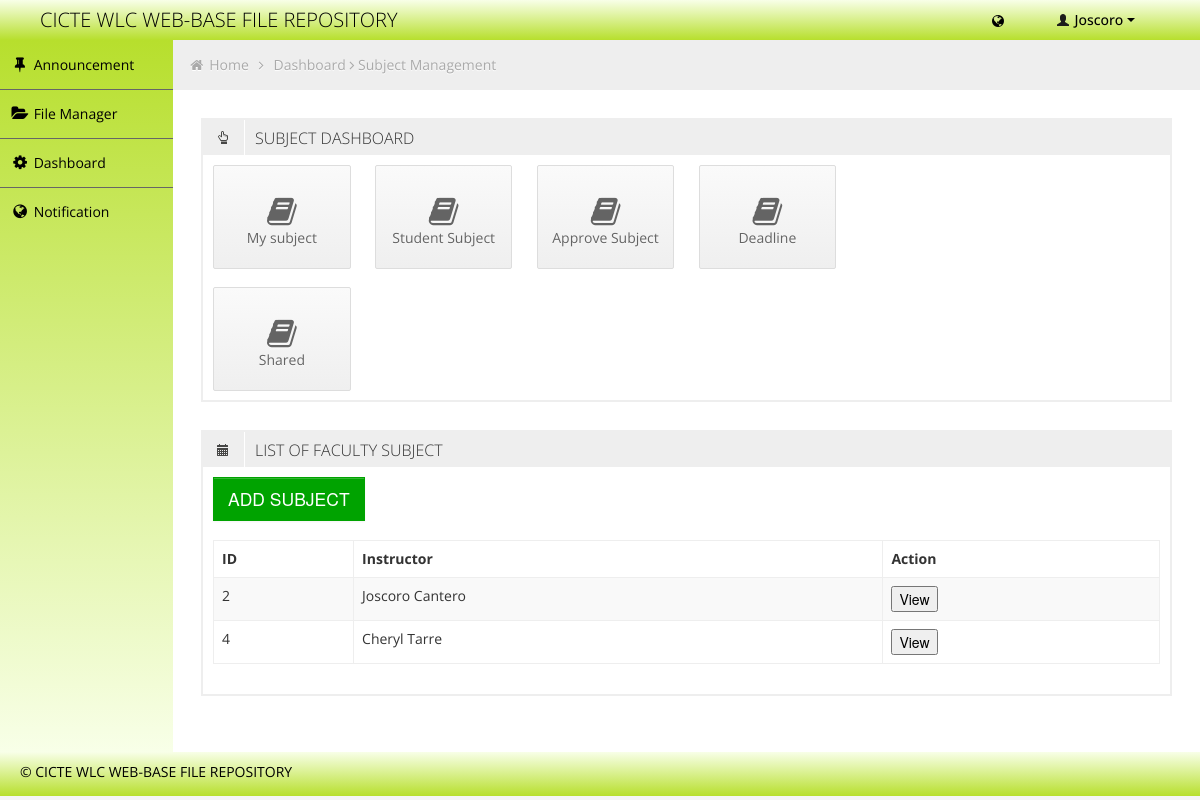
/subjectmanagement.php?subject=faculty (signed in), run on the app's committed database.
### tables this page shows
CREATE TABLE `fr_staff` (
  `id` int(11) NOT NULL auto_increment,
  `user_id` int(11) NOT NULL,
  `FirstN` varchar(50) NOT NULL,
  `LastN` varchar(50) NOT NULL,
  `midN` varchar(50) NOT NULL,
  `size_limit` int(11) NOT NULL,
  PRIMARY KEY  (`id`)
);

CREATE TABLE `fr_path` (
  `id` int(11) NOT NULL auto_increment,
  `url` varchar(30000) NOT NULL,
  `user_id` int(11) NOT NULL,
  PRIMARY KEY  (`id`)
);

CREATE TABLE `fr_user` (
  `id` int(11) NOT NULL auto_increment,
  `username` varchar(50) NOT NULL,
  `password` varchar(50) NOT NULL,
  `UserLvl` int(11) NOT NULL,
  `status` enum('online','pending','offline') NOT NULL default 'pending',
  `last_login_date` datetime NOT NULL,
  `last_logout_date` datetime NOT NULL,
  `activate` int(11) NOT NULL default '1',
  PRIMARY KEY  (`id`)
);

### subjectmanagement.php (the view, shortened to what this page needs)
<!DOCTYPE html>
<html lang="en">
<head>
	<link id="bootstrap-style" href="css/bootstrap.min.css" rel="stylesheet">
	<link href="css/bootstrap-responsive.min.css" rel="stylesheet">
	<link id="base-style" href="css/style.css" rel="stylesheet">
	<link id="base-style-responsive" href="css/style-responsive.css" rel="stylesheet">
</head>
<body>
	<?php include('php/header.php'); ?>
	<div class="container-fluid-full">
		<div class="row-fluid">
			<?php include('php/menu.php'); ?>
			<div id="content" class="span10">
				<ul class="breadcrumb">
					<li>
						<i class="icon-home"></i>
						<a href="index.php">Home</a>
						<i class="icon-angle-right"></i>
					</li>
					<li><a href="dashboard.php">Dashboard</a></li>
					<i class="icon-angle-right"></i>
					<li><a href="">Subject Management</a></li>
				</ul>
				<div class="row-fluid">
					<div class="box defualt span12">
						<div class="box-header">
							<h2><i class="halflings-icon hand-top"></i><span class="break"></span>SUBJECT DASHBOARD</h2>
						</div>
						<div class="box-content">
						<?php
							if($_SESSION['UserLvl'] >= 3 && $_SESSION['UserLvl'] <= 4 )
							{
						?>
								<a href="subjectmanagement.php?subject=mysubject" class="quick-button span2">
									<i class="icon-book"></i>
									<p>My subject</p>
								</a>
						<?php
							}
						?>
							<a href="subjectmanagement.php?subject=student" class="quick-button span2">
								<i class="icon-book"></i>
								<p>Student Subject</p>
							</a>
							<a href="subjectmanagement.php?subject=approve" class="quick-button span2">
								<i class="icon-book"></i>
								<p>Approve Subject</p>
							</a>
							<a href="subjectmanagement.php?subject=deadline" class="quick-button span2">
								<i class="icon-book"></i>
								<p>Deadline </p>
							</a>
							<div class="clearfix"></div>
						</div>
						<div class="box-content">
							<a href="subjectmanagement.php?subject=shared" class="quick-button span2">
								<i class="icon-book"></i>
								<p>Shared </p>
							</a>
							<div class="clearfix"></div>
						</div>
					</div>
				</div>
				<div class="row-fluid sortable">
				<div class="box span12">
					<?php
						if(isset($_GET['subject']) && $_GET['subject'] == 'mysubject')
						{
					?>
							<div class="box-header" data-original-title>
								<h2><i class="halflings-icon book"></i><span class="break"></span>MY SUBJECT LIST</h2>
							</div>
							<div class="box-content">
								<table class="table table-striped table-bordered bootstrap-datatable datatable">
								  <thead>
									  <tr>
									  	<th class="group-word">Subject Code</th>
		              					<th class="group-false">Description</th>
									  </tr>
								  </thead>
								  <tbody>
								  	<?php
								  			  $result = mysql_query("SELECT fr_ins_subject.*,fr_subject.* FROM fr_ins_subject,fr_subject WHERE fr_subject.SubCode = fr_ins_subject.Subject AND fr_ins_subject.user_id = '".$_SESSION['user_id']."'");
										 	if(mysql_num_rows($result) > 0)
										 	{
										 		while ($row = mysql_fetch_array($result))
										 		{
										 ?>
										 		<tr>
										 		   <td><?php echo $row['Subject']; ?></td>
		              								<td><?php echo $row['Description']; ?></td>
											    </tr>
										<?php
												}
											}
										?>
								  </tbody>
							  </table>
							</div>
					<?php
						}
						else if(isset($_GET['subject']) && $_GET['subject'] == 'faculty')
						{
					?>
							<div class="box-header" data-original-title>
								<h2><i class="halflings-icon calendar"></i><span class="break"></span>LIST OF FACULTY SUBJECT</h2>
							</div>
							<div class="box-content buttons">
								<a href="subjectmanagement.php?faculty=add"><button class="btn btn-large btn-success">ADD SUBJECT</button></a>
							</div>
							<div class="box-content">
								<table class="table table-striped table-bordered bootstrap-datatable datatable">
								  <thead>
									  <tr>
									  	<th >ID</th>
						                <th >Instructor</th>
						                <th>Action</th>
									  </tr>
								  </thead>
								  <tbody>
								  	<?php
								  		$result = mysql_query("SELECT * FROM fr_staff as sta , fr_user as user  WHERE user.id = sta.user_id AND user.UserLvl <= 4");
									 	if(mysql_num_rows($result) > 0)
									 	{
									 		while ($row = mysql_fetch_array($result))
									 		{
									 ?>
									 		<tr>
									 			<td><?php echo $row['id']; ?></td>
								              	<td><?php echo $row['FirstN']." ".$row['LastN']; ?></td>
												<td><a href="subjectmanagement.php?subject=persubjstaff&&user_id=<?php echo $row['id']; ?>"><button>View</button></a></td>
										    </tr>
									<?php
											}
										}
										?>
								  </tbody>
							  </table>
							</div>
					<?php
						}
					?>
				</div>
			</div>
			</div>
		</div>
	</div>
	<footer>
		<p>
			<span style="text-align:left;float:left">&copy; <a href="index.php" alt="Bootstrap_Metro_Dashboard">CICTE WLC WEB-BASE FILE REPOSITORY</a></span>
		</p>
	</footer>
</body>
</html>

### php/header.php (shortened to what this page needs)
<?php
		if($_SESSION['UserLvl'] == 1)
		{
			$result1 = mysql_query("SELECT * FROM fr_stud WHERE user_id = '".$_SESSION['user_id']."'");
			$row1 = mysql_fetch_array($result1);
			$name = $row1['FName'];
			$lname = $row1['LName'];
		}
		else  if($_SESSION['UserLvl'] >= 3)
		{
			$result1 = mysql_query("SELECT * FROM fr_staff WHERE user_id = '".$_SESSION['user_id']."'");
			$row1 = mysql_fetch_array($result1);
			$name = $row1['FirstN'];
		}
?>
<div class="navbar">
	<div class="navbar-inner">
		<div class="container-fluid">
			<a class="brand" href=""><span>CICTE WLC WEB-BASE FILE REPOSITORY</span></a>
			<div class="nav-no-collapse header-nav">
				<ul class="nav pull-right">
					<li class="dropdown hidden-phone">
								<a class="btn dropdown-toggle" data-toggle="dropdown" href="#">
										<i class="icon-globe"></i>
								</a>
					</li>
					<li class="dropdown">
						<a class="btn dropdown-toggle" data-toggle="dropdown" href="#">
							<i class="halflings-icon white user"></i> <?php echo $name; ?>
							<span class="caret"></span>
						</a>
					</li>
				</ul>
			</div>
		</div>
	</div>
</div>

### php/menu.php
<div id="sidebar-left" class="span2">
	<div class="nav-collapse sidebar-nav">
		<ul class="nav nav-tabs nav-stacked main-menu">
			<li><a href="newsfeed.php"><i class="icon-pushpin"></i><span class="hidden-tablet"> Announcement </span></a></li>
			<?php
				$result = mysql_query("SELECT * FROM  fr_path WHERE user_id = '".$_SESSION['user_id']."'") or die('Error share: '. mysql_error());
			 	if(mysql_num_rows($result) > 0)
			 	{
			 		while ($row = mysql_fetch_array($result))
			 		{
			?>
						<li><a href="index.php?id=<?php echo $row['id']; ?>"><i class="icon-folder-open"></i><span class="hidden-tablet"> File Manager </span></a></li>
			<?php
			 		}
			 	}
			?>
			<?php
				if($_SESSION['UserLvl'] == '1')
				{
			?>
					<li><a href="enroll_subject.php?subject=enroll"><i class="icon-book"></i><span class="hidden-tablet"> Enroll subject </span></a></li>
					<li><a href="enroll_subject.php?subject=subject"><i class="icon-book"></i><span class="hidden-tablet"> My subject </span></a></li>
					<li><a href="messages.php"><i class="icon-globe"></i><span class="hidden-tablet"> Notification</span>
					</a></li>
			<?php
				}
				else
				{
			?>
					<li><a href="dashboard.php"><i class="icon-cog"></i><span class="hidden-tablet"> Dashboard </span></a></li>
					<li><a href="messages.php"><i class="icon-globe"></i><span class="hidden-tablet"> Notification</span>
					</a></li>
			<?php
				}
			?>
		</ul>
	</div>
</div>

### css/style-responsive.css (style rules this page uses)
@media (min-width: 1200px) { .container-fluid-full { overflow: hidden; position: relative; height: 100%; } }
@media (min-width: 1200px) { #content { width: 85.578%; padding: 28px; margin: 0px 0px; margin-left: 14.422% !important; } }
@media (min-width: 1200px) { #sidebar-left { background: rgb(248,255,232); background: -moz-linear-gradient(bottom, rgba(248,255,232,1) 0%, rgba(227,245,171,1) 33%, rgba(183,223,45,1) 100%); background: -webkit-gradient(linear, left bottom, left top, color-stop(0%,rgba(248,255,232,1)), color-stop(33%,rgba(227,245,171,1)), color-stop(100%,rgba(183,223,45,1))); background: -webkit-linear-gradient(bottom, rgba(248,255,232,1) 0%,rgba(227,245,171,1) 33%,rgba(183,223,45,1) 100%); background: -o-linear-gradient(bottom, rgba(248,255,232,1) 0%,rgba(227,245,171,1) 33%,rgba(183,223,45,1) 100%); background: -ms-linear-gradient(bottom, rgba(248,255,232,1) 0%,rgba(227,245,171,1) 33%,rgba(183,223,45,1) 100%); background: linear-gradient(to top, rgba(248,255,232,1) 0%,rgba(227,245,171,1) 33%,rgba(183,223,45,1) 100%); filter: progid:DXImageTransform.Microsoft.gradient( startColorstr='#f8ffe8', endColorstr='#b7df2d',GradientType=0 ); margin-left: 0px !important; position: absolute; height: 100%; } }
@media (min-width: 1200px) { .sidebar-nav > ul { margin: 0px; } }
@media (min-width: 1200px) { footer { margin: 0px 0px 0px 0px; padding: 10px 20px; } }

### css/halflings.css (style rules this page uses)
html, html .halflings { -webkit-font-smoothing: antialiased !important; }
.halflings-icon { display: inline-block; width: 14px; height: 14px; line-height: 14px; vertical-align: text-top; background-image: url(../img/glyphicons_halflings.svg); background-position: 0 0; background-repeat: no-repeat; vertical-align: top; *display: inline; *zoom: 1; *margin-right: .3em; }
.halflings-icon.user { background-position: -168px 0; }
.halflings-icon.calendar { background-position: -192px -120px; }
.halflings-icon.hand-top { background-position: -192px -144px; }

### data on the page
fr_staff: FirstN "Joscoro", user "2", LastN "Cantero"
fr_staff: user "4", FirstN "Cheryl", LastN "Tarre"
